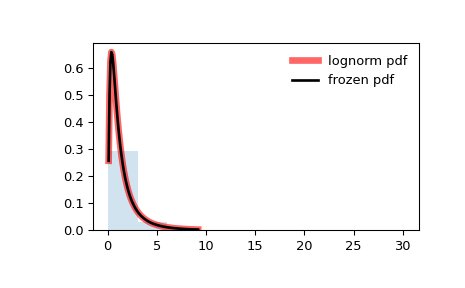

The Python source for this figure:
from scipy.stats import lognorm
import matplotlib.pyplot as plt
fig, ax = plt.subplots(1, 1)

# Calculate the first four moments:

s = 0.954
mean, var, skew, kurt = lognorm.stats(s, moments='mvsk')

# Display the probability density function (``pdf``):

x = np.linspace(lognorm.ppf(0.01, s),
                lognorm.ppf(0.99, s), 100)
ax.plot(x, lognorm.pdf(x, s),
       'r-', lw=5, alpha=0.6, label='lognorm pdf')

# Alternatively, the distribution object can be called (as a function)
# to fix the shape, location and scale parameters. This returns a "frozen"
# RV object holding the given parameters fixed.

# Freeze the distribution and display the frozen ``pdf``:

rv = lognorm(s)
ax.plot(x, rv.pdf(x), 'k-', lw=2, label='frozen pdf')

# Check accuracy of ``cdf`` and ``ppf``:

vals = lognorm.ppf([0.001, 0.5, 0.999], s)
np.allclose([0.001, 0.5, 0.999], lognorm.cdf(vals, s))
# True

# Generate random numbers:

r = lognorm.rvs(s, size=1000)

# And compare the histogram:

ax.hist(r, density=True, histtype='stepfilled', alpha=0.2)
ax.legend(loc='best', frameon=False)
plt.show()
